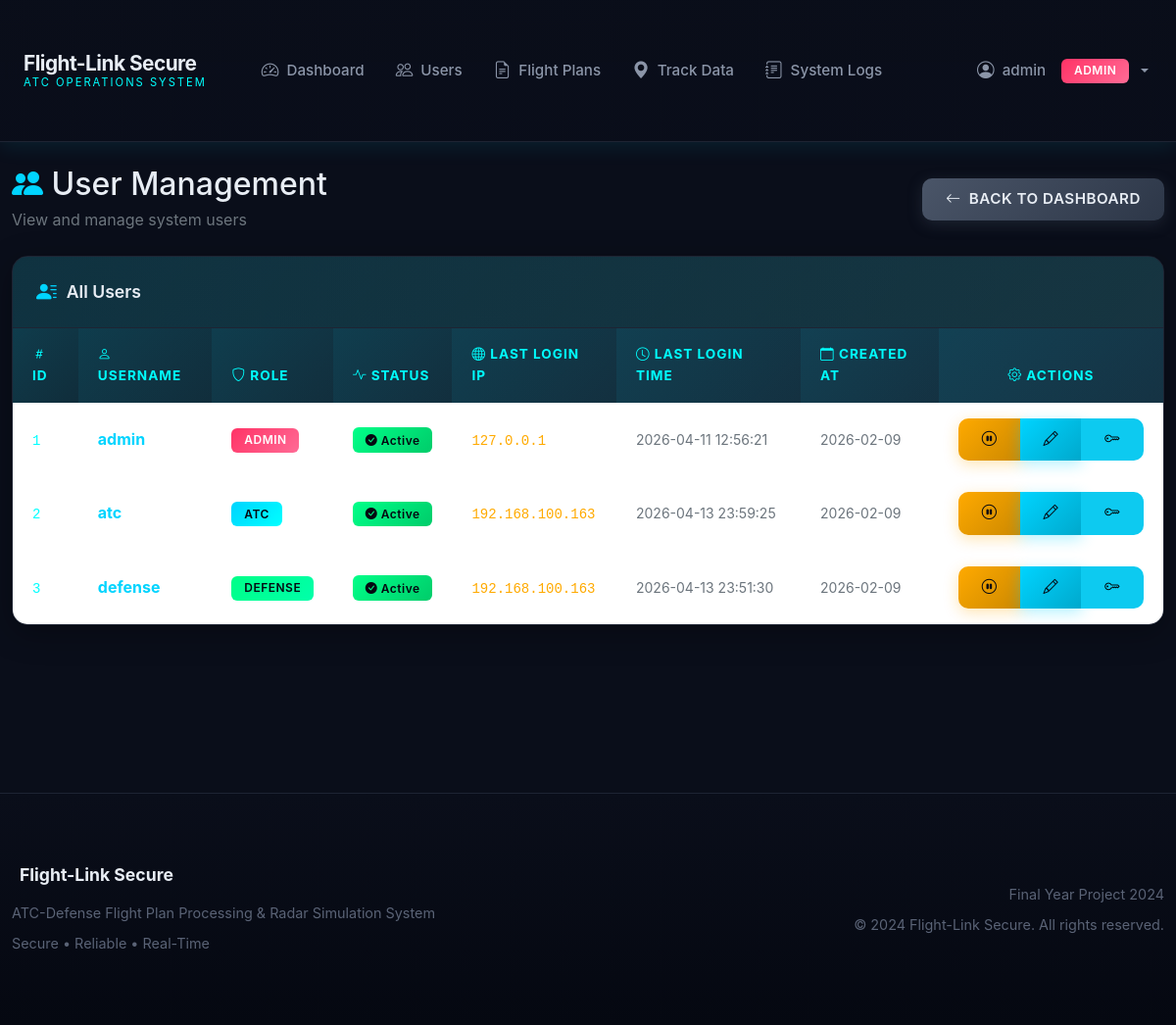
/admin/users (signed in), run on an earlier commit of the app's database.
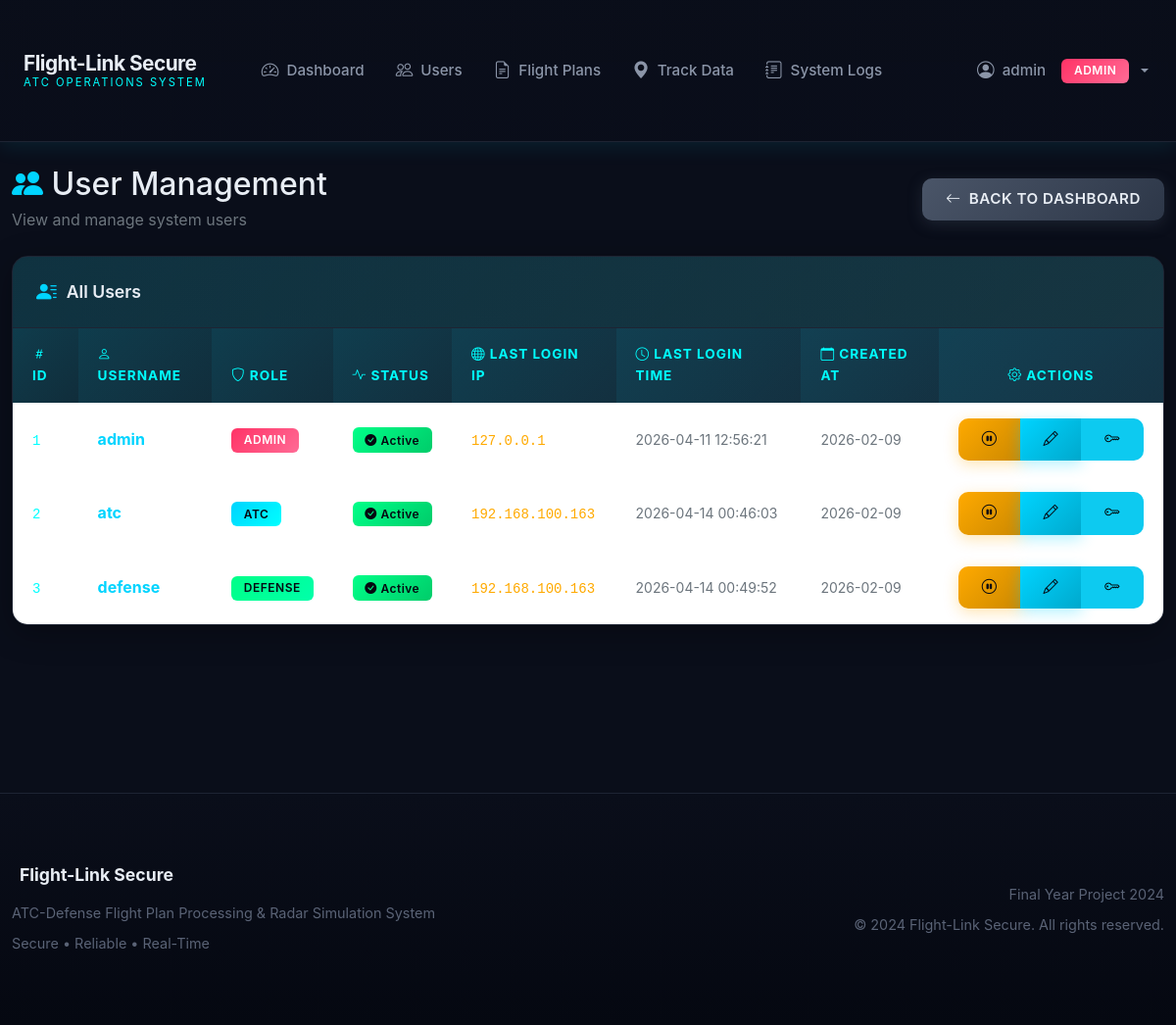
And on a later commit of the database.
### app/models/__init__.py (models this page shows, shortened)
class User(db.Model):
    __tablename__ = 'users'
    id = db.Column(db.Integer, primary_key=True)
    username = db.Column(db.String(80), unique=True, nullable=False)
    password_hash = db.Column(db.String(256), nullable=False)
    role = db.Column(db.String(20), nullable=False)  # admin, atc, defense
    last_login_ip = db.Column(db.String(45), nullable=True)
    last_login_time = db.Column(db.DateTime, nullable=True)
    is_active = db.Column(db.Boolean, default=True)
    created_at = db.Column(db.DateTime, default=datetime.utcnow)
    @property
    def is_authenticated(self):
        return True
    def is_admin(self):
        return self.role == 'admin'

### app/routes/admin.py (the view)
@bp.route('/admin/users')
@login_required
@admin_required
def admin_users():
    users = User.query.all()
    return render_template('admin/users.html', users=users)

### templates/admin/users.html (shortened to what the changed rows need)
{% extends "base.html" %}
{% block content %}
<div class="container-fluid py-4">
    <div class="d-flex justify-content-between align-items-center mb-4">
        <div>
            <h2 class="mb-1"><i class="bi bi-people-fill text-radar-blue"></i> User Management</h2>
        </div>
    </div>
    <div class="card">
        <div class="card-body p-0">
            <div class="table-responsive">
                <table class="table table-hover mb-0">
                    <thead>
                        <tr>
                            <th><i class="bi bi-hash"></i> ID</th>
                            <th><i class="bi bi-person"></i> Username</th>
                            <th><i class="bi bi-shield"></i> Role</th>
                            <th><i class="bi bi-activity"></i> Status</th>
                            <th><i class="bi bi-globe"></i> Last Login IP</th>
                            <th><i class="bi bi-clock"></i> Last Login Time</th>
                            <th><i class="bi bi-calendar"></i> Created At</th>
                            <th class="text-center"><i class="bi bi-gear"></i> Actions</th>
                        </tr>
                    </thead>
                    <tbody>
                        {% for user in users %}
                        <tr id="user-row-{{ user.id }}">
                            <td><code class="text-radar-cyan">{{ user.id }}</code></td>
                            <td><strong class="text-radar-blue">{{ user.username }}</strong></td>
                            <td>
                                <span class="badge badge-role-{{ user.role }}">{{ user.role.upper() }}</span>
                            </td>
                            <td>
                                {% if user.is_active %}
                                    <span class="badge badge-success"><i class="bi bi-check-circle-fill"></i> Active</span>
                                {% else %}
                                    <span class="badge bg-secondary"><i class="bi bi-x-circle-fill"></i> Inactive</span>
                                {% endif %}
                            </td>
                            <td><code class="text-radar-amber">{{ user.last_login_ip or 'N/A' }}</code></td>
                            <td class="text-nowrap">
                                {% if user.last_login_time %}
                                    <small class="text-secondary">{{ user.last_login_time.strftime('%Y-%m-%d %H:%M:%S') }}</small>
                                {% else %}
                                    <span class="text-muted">Never</span>
                                {% endif %}
                            </td>
                            <td class="text-nowrap"><small class="text-secondary">{{ user.created_at.strftime('%Y-%m-%d') }}</small></td>
                            <td class="text-center">
                                <div class="btn-group" role="group">
                                    {% if user.is_active %}
                                    <button type="button" class="btn btn-sm btn-warning"
                                            onclick="toggleUserStatus({{ user.id }}, false)"
                                            title="Deactivate User">
                                        <i class="bi bi-pause-circle"></i>
                                    </button>
                                    {% else %}
                                    <button type="button" class="btn btn-sm btn-success"
                                            onclick="toggleUserStatus({{ user.id }}, true)"
                                            title="Activate User">
                                        <i class="bi bi-play-circle"></i>
                                    </button>
                                    {% endif %}
                                    <button type="button" class="btn btn-sm btn-primary"
                                            data-bs-toggle="modal"
                                            data-bs-target="#editUserModal{{ user.id }}"
                                            title="Edit User">
                                        <i class="bi bi-pencil"></i>
                                    </button>
                                    <button type="button" class="btn btn-sm btn-info"
                                            onclick="resetPassword({{ user.id }}, '{{ user.username }}')"
                                            title="Reset Password">
                                        <i class="bi bi-key"></i>
                                    </button>
                                </div>
                            </td>
                        </tr>
                        {% endfor %}
                    </tbody>
                </table>
            </div>
        </div>
    </div>
</div>
{% endblock %}

What changed in the data, as far as the page shows it:
changed User "atc": last_login_time "2026-04-13 23:59:25" → "2026-04-14 00:46:03"
changed User "defense": last_login_time "2026-04-13 23:51:30" → "2026-04-14 00:49:52"
